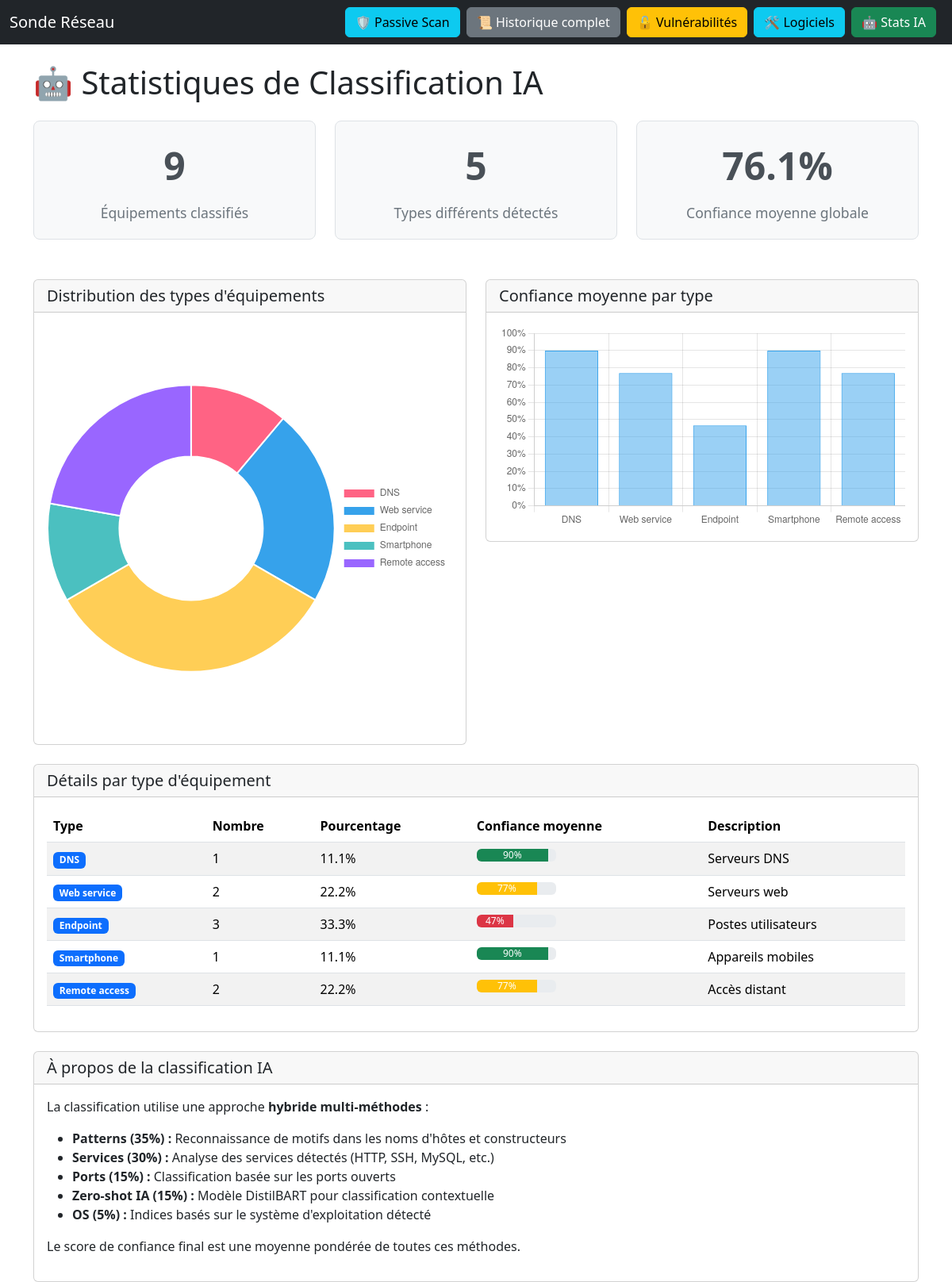
/ai_stats, run on the app's committed database.
### BD/scan_db.py (models this page shows)
class Scan(Base):
    __tablename__ = "scans"
    id        = Column(Integer, primary_key=True)
    timestamp = Column(DateTime, default=datetime.utcnow, nullable=False)
    scan_type = Column(String)
    ip        = Column(String)
    os        = Column(String)
    hostname  = Column(String)
    netbios   = Column(String)
    ports     = Column(String)
    role      = Column(String)
    services  = Column(Text)
    cves      = Column(Text)
    device_type = Column(String,  nullable=True, index=True)
    ai_score    = Column(Float,   nullable=True)
    ai_method   = Column(String,  nullable=True)
    services_rel = relationship(
        "Service", back_populates="scan",
        cascade="all, delete-orphan",
    )

### app.py (the view, shortened to what this page needs)
@app.route("/ai_stats")
def ai_stats():
    session = Session()
    from sqlalchemy import func
    scan_time = request.args.get("scan_time")
    base_q = session.query(Scan).filter(Scan.device_type.isnot(None))
    if scan_time:
        base_q = base_q.filter(
            func.strftime('%Y-%m-%d %H:%M:%S', Scan.timestamp) == scan_time
        )
    else:
        latest_ts = session.query(func.max(Scan.timestamp)).scalar()
        if latest_ts:
            from datetime import timedelta
            time_window = latest_ts - timedelta(seconds=60)
            base_q = base_q.filter(Scan.timestamp >= time_window)
        else:
            base_q = base_q.filter(False)
    scans = base_q.all()
    type_counts = {}
    confidence_by_type = {}
    for scan in scans:
        device_type = scan.device_type or "Unknown"
        raw_score = getattr(scan, "ai_score", None)
        try:
            ai_score = float(raw_score) if raw_score is not None else None
        except (ValueError, TypeError):
            ai_score = None        # n'entre pas dans les stats
        if device_type not in type_counts:
            type_counts[device_type] = 0
            confidence_by_type[device_type] = []
        type_counts[device_type] += 1
        if ai_score is not None:
            confidence_by_type[device_type].append(ai_score)
    avg_confidence = {}
    for dtype, scores in confidence_by_type.items():
        avg_confidence[dtype] = sum(scores) / len(scores) if scores else 0
    avg_confidence_percent = [v * 100 for v in avg_confidence.values()]
    global_avg = round(
        (sum(avg_confidence.values()) / len(avg_confidence) * 100)
        if avg_confidence else 0,
        1
    )
    session.close()
    return render_template(
        "ai_stats.html",
        type_counts=type_counts,
        avg_confidence=avg_confidence,
        avg_confidence_percent=avg_confidence_percent,
        total_classified=sum(type_counts.values()),
        global_avg=global_avg
    )

### templates/ai_stats.html (shortened to what this page needs)
{% extends "base.html" %}
{% block content %}
<h1 class="mb-4">🤖 Statistiques de Classification IA</h1>
<div class="row">
    <div class="col-md-4">
        <div class="stats-card">
            <div class="stats-number">{{ total_classified }}</div>
            <div class="stats-label">Équipements classifiés</div>
        </div>
    </div>
    <div class="col-md-4">
        <div class="stats-card">
            <div class="stats-number">{{ type_counts|length }}</div>
            <div class="stats-label">Types différents détectés</div>
        </div>
    </div>
    <div class="col-md-4">
        <div class="stats-card">
            <div class="stats-number">
                {{ "%.1f"|format(global_avg) }}%
            </div>
            <div class="stats-label">Confiance moyenne globale</div>
        </div>
    </div>
</div>
<div class="row type-distribution">
    <div class="col-md-6">
        <div class="card">
            <div class="card-header">
                <h5 class="mb-0">Distribution des types d'équipements</h5>
            </div>
            <div class="card-body">
                <canvas id="typeChart"></canvas>
            </div>
        </div>
    </div>
    <div class="col-md-6">
        <div class="card">
            <div class="card-header">
                <h5 class="mb-0">Confiance moyenne par type</h5>
            </div>
            <div class="card-body">
                <canvas id="confidenceChart"></canvas>
            </div>
        </div>
    </div>
</div>
<div class="card mt-4">
    <div class="card-header">
        <h5 class="mb-0">Détails par type d'équipement</h5>
    </div>
    <div class="card-body">
        <table class="table table-striped">
            <thead>
                <tr>
                    <th>Type</th>
                    <th>Nombre</th>
                    <th>Pourcentage</th>
                    <th>Confiance moyenne</th>
                    <th>Description</th>
                </tr>
            </thead>
            <tbody>
                {% for dtype, count in type_counts.items() %}
                <tr>
                    <td>
                        <span class="badge bg-primary">{{ dtype }}</span>
                    </td>
                    <td>{{ count }}</td>
                    <td>{{ "%.1f"|format(count / total_classified * 100) }}%</td>
                    <td>
                        <div class="progress" style="width: 100px;">
                            <div class="progress-bar
                                {% if avg_confidence[dtype] >= 0.8 %}bg-success
                                {% elif avg_confidence[dtype] >= 0.6 %}bg-warning
                                {% else %}bg-danger{% endif %}"
                                style="width: {{ (avg_confidence[dtype] * 100)|int }}%">
                                {{ "%.0f"|format(avg_confidence[dtype] * 100) }}%
                            </div>
                        </div>
                    </td>
                    <td>
                        {% if dtype == "Endpoint" %}Postes utilisateurs
                        {% elif dtype == "Service" %}Serveurs et services
                        {% elif dtype == "Smartphone" %}Appareils mobiles
                        {% elif dtype == "IoT" %}Objets connectés
                        {% elif dtype == "Surveillance" %}Caméras et sécurité
                        {% elif dtype == "Maintenance" %}Imprimantes et équipements
                        {% elif dtype == "Database" %}Serveurs de base de données
                        {% elif dtype == "Web service" %}Serveurs web
                        {% elif dtype == "Remote access" %}Accès distant
                        {% elif dtype == "Mail service" %}Serveurs de messagerie
                        {% elif dtype == "DNS" %}Serveurs DNS
                        {% else %}{{ dtype }}{% endif %}
                    </td>
                </tr>
                {% endfor %}
            </tbody>
        </table>
    </div>
</div>
<div class="card mt-4">
    <div class="card-header">
        <h5 class="mb-0">À propos de la classification IA</h5>
    </div>
    <div class="card-body">
        <p>La classification utilise une approche <strong>hybride multi-méthodes</strong> :</p>
        <ul>
            <li><strong>Patterns (35%) :</strong> Reconnaissance de motifs dans les noms d'hôtes et constructeurs</li>
            <li><strong>Services (30%) :</strong> Analyse des services détectés (HTTP, SSH, MySQL, etc.)</li>
            <li><strong>Ports (15%) :</strong> Classification basée sur les ports ouverts</li>
            <li><strong>Zero-shot IA (15%) :</strong> Modèle DistilBART pour classification contextuelle</li>
            <li><strong>OS (5%) :</strong> Indices basés sur le système d'exploitation détecté</li>
        </ul>
        <p>Le score de confiance final est une moyenne pondérée de toutes ces méthodes.</p>
    </div>
</div>
<script>
// Graphique de distribution des types
const typeCtx = document.getElementById('typeChart').getContext('2d');
new Chart(typeCtx, {
    type: 'doughnut',
    data: {
        labels: {{ type_counts.keys() | list | tojson }},
        datasets: [{
            data: {{ type_counts.values() | list | tojson }},
            backgroundColor: [
                '#FF6384', '#36A2EB', '#FFCE56', '#4BC0C0',
                '#9966FF', '#FF9F40', '#FF6384', '#C9CBCF',
                '#4BC0C0', '#36A2EB', '#FFCE56'
            ]
        }]
    },
    options: {
        responsive: true,
        plugins: {
            legend: {
                position: 'right',
            },
            title: {
                display: false
            }
        }
    }
});
// Graphique de confiance par type
const confCtx = document.getElementById('confidenceChart').getContext('2d');
new Chart(confCtx, {
    type: 'bar',
    data: {
        labels: {{ avg_confidence.keys() | list | tojson }},
        datasets: [{
            label: 'Confiance moyenne (%)',
            data: {{ avg_confidence_percent | tojson }},
            backgroundColor: 'rgba(54, 162, 235, 0.5)',
            borderColor: 'rgba(54, 162, 235, 1)',
            borderWidth: 1
        }]
    },
    options: {
        responsive: true,
        scales: {
            y: {
                beginAtZero: true,
                max: 100,
                ticks: {
                    callback: function(value) {
                        return value + '%';
                    }
                }
            }
        },
        plugins: {
            legend: {
                display: false
            }
        }
    }
});
</script>
{% endblock %}

### templates/base.html (shortened to what this page needs)
<!DOCTYPE html>
<html lang="fr">
<head>
  <link href="https://cdn.jsdelivr.net/npm/bootstrap@5.3.3/dist/css/bootstrap.min.css" rel="stylesheet">
</head>
<body>
<nav class="navbar navbar-expand-lg navbar-dark bg-dark">
  <div class="container-fluid">
    <a class="navbar-brand" href="{{ url_for('index') }}">Sonde Réseau</a>
    <div class="d-flex">
      <a href="{{ url_for('passive_scan') }}" class="btn btn-info me-2">🛡️ Passive Scan</a>
      <a href="{{ url_for('historique') }}" class="btn btn-secondary me-2">📜 Historique complet</a>
      <a href="{{ url_for('vulns') }}" class="btn btn-warning me-2">🔓 Vulnérabilités</a>
      <a href="{{ url_for('software') }}" class="btn btn-info me-2">🛠️ Logiciels</a>
      <a href="{{ url_for('ai_stats') }}" class="btn btn-success me-2">🤖 Stats IA</a>
    </div>
  </div>
</nav>
<div class="container mt-4">
  {% block content %}{% endblock %}
</div>
</body>
</html>

### templates/ai_stats.html (style rules this page uses)
.stats-card { background: #f8f9fa; border: 1px solid #dee2e6; border-radius: 8px; padding: 20px; margin-bottom: 20px; text-align: center; }
.stats-number { font-size: 3rem; font-weight: bold; color: #495057; }
.stats-label { font-size: 1.1rem; color: #6c757d; margin-top: 10px; }
.type-distribution { margin-top: 30px; }

### data on the page
Scan: device_type "DNS", count "1", count "11.1", avg_confidence[dtype]*100 "90", shows "Serveurs DNS"
Scan: device_type "Web service", count "2", count "22.2", avg_confidence[dtype]*100 "77", shows "Serveurs web"
Scan: device_type "Endpoint", count "3", count "33.3", avg_confidence[dtype]*100 "47", shows "Postes utilisateurs"
Scan: device_type "Smartphone", count "1", count "11.1", avg_confidence[dtype]*100 "90", shows "Appareils mobiles"
Scan: device_type "Remote access", count "2", count "22.2", avg_confidence[dtype]*100 "77", shows "Accès distant"

### other printed values
{{ total_classified }} "9"
{{ type_counts|length }} "5"
{{ "%.1f"|format(global_avg) }} "76.1"
chart data {{ type_counts.keys() | list | tojson }} ["DNS", "Web service", "Endpoint", "Smartphone", "Remote access"]
chart data {{ type_counts.values() | list | tojson }} [1, 2, 3, 1, 2]
chart data {{ avg_confidence.keys() | list | tojson }} ["DNS", "Web service", "Endpoint", "Smartphone", "Remote access"]
chart data {{ avg_confidence_percent | tojson }} [90.00000000000001, 76.99999999999999, 46.666666666666664, 90.0, 76.99999999999999]
